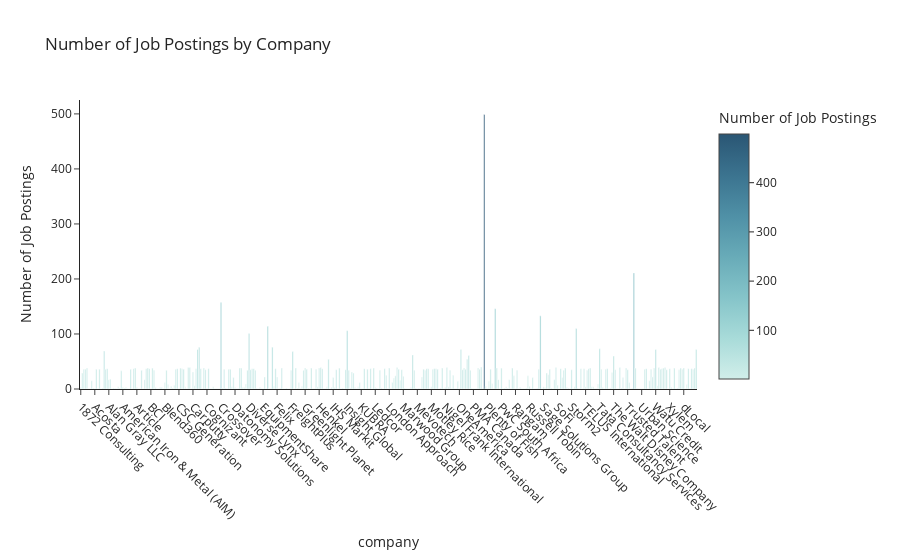

The cell this chart's notebook holds for it:
### Code cell
df_company_count = df.groupby(['company']).size().reset_index(name='counts')

fig = px.bar(df_company_count, x='company', y='counts', 
             template='simple_white', title='Number of Job Postings by Company',
             color='counts', color_continuous_scale='teal',
             labels={'Company_name': 'Company', 'counts': 'Number of Job Postings'})
fig.update_xaxes(tickangle=45)
fig.show()

### Figure 1 — Plotly figure (JSON) as saved in the notebook; plotly's stock layout.template omitted (floating-point values rounded to 4 significant figures; data arrays with more than 128 entries replaced by an {"elided": "..."} marker saying what was removed)
{"data": [{"alignmentgroup": "True", "hovertemplate": "company=%{x}<br>Number of Job Postings=%{marker.color}<extra></extra>", "legendgroup": "", "marker": {"color": {"elided": "396 int values"}, "coloraxis": "coloraxis", "pattern": {"shape": ""}}, "name": "", "offsetgroup": "", "orientation": "v", "showlegend": false, "textposition": "auto", "type": "bar", "x": {"elided": "396 str values"}, "xaxis": "x", "y": {"elided": "396 int values"}, "yaxis": "y"}], "layout": {"barmode": "relative", "coloraxis": {"colorbar": {"title": {"text": "Number of Job Postings"}}, "colorscale": [[0, "rgb(209, 238, 234)"], [0.1667, "rgb(168, 219, 217)"], [0.3333, "rgb(133, 196, 201)"], [0.5, "rgb(104, 171, 184)"], [0.6667, "rgb(79, 144, 166)"], [0.8333, "rgb(59, 115, 143)"], [1, "rgb(42, 86, 116)"]]}, "legend": {"tracegroupgap": 0}, "title": {"text": "Number of Job Postings by Company"}, "xaxis": {"anchor": "y", "domain": [0, 1], "tickangle": 45, "title": {"text": "company"}}, "yaxis": {"anchor": "x", "domain": [0, 1], "title": {"text": "Number of Job Postings"}}}}
